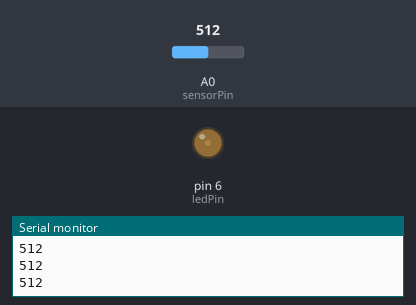
Simulated run of this sketch. Board: Arduino Uno, built with avr-gcc and run on an emulated ATmega328P. Parts: output pins drawn as LEDs (lit = HIGH), the last lines printed to the serial monitor. Inputs (shaded band) come from the test bench; at power-on: A0 (sensorPin) = 512.

Above: at 1.2 s.
1.3 s: A0 (sensorPin) set to 306
At 2.5 s:
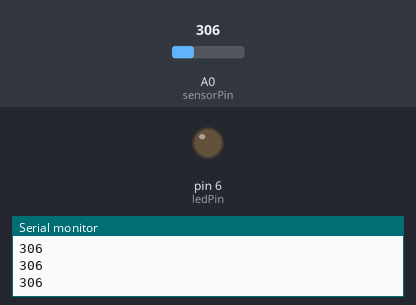
2.8 s: A0 (sensorPin) set to 286
At 3.9 s:
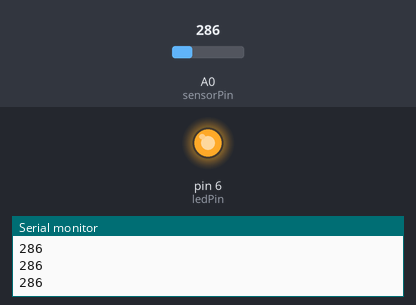
4.3 s: A0 (sensorPin) set to 900
At 5.0 s:
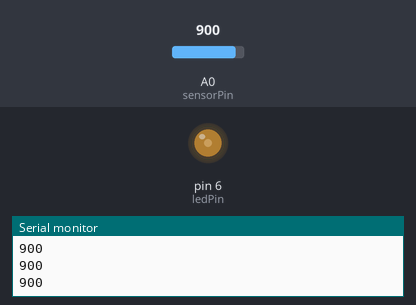
5.8 s: A0 (sensorPin) set to 511
At 6.2 s:
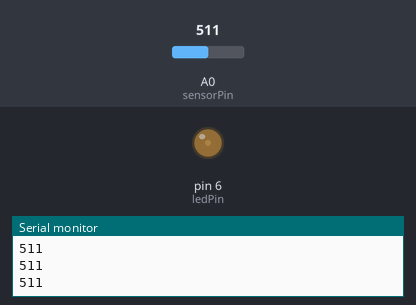
Timing chart, 0 to 8.3 s (numbered marks = the images above; inputs shaded):
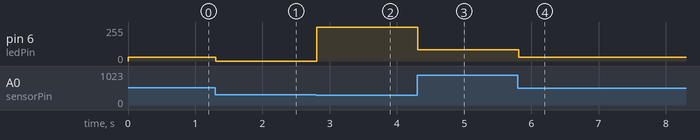

Measured:
- the behaviour switches between 294 and 293 on A0 (sensorPin) (found by bisection; images 1 and 2)
- after the input at 1.3 s, pin 6 (ledPin): 30/255 → 0/255 at once
- after the input at 2.8 s, pin 6 (ledPin): 0/255 → 254/255 at once
- after the input at 4.3 s, pin 6 (ledPin): 254/255 → 85/255 at once
- after the input at 5.8 s, pin 6 (ledPin): 85/255 → 30/255 at once

The sketch:

lightSensor.ino
```cpp
// Configuration variables
const int sensorPin = A0;
const int ledPin = 6;

// Setup variables and serial communication
void setup() {

  Serial.begin(9600);
  pinMode(sensorPin, INPUT);
  pinMode(ledPin, OUTPUT);

}

// Main loop
void loop() {

  int sensorValue = analogRead(sensorPin);
  Serial.println(analogRead(sensorPin));

  analogWrite(ledPin, map(sensorValue, 300, 1000, 0, 100));
  // if (sensorValue < 500) {

  //     digitalWrite(ledPin, HIGH);

  // } else {

  //     digitalWrite(ledPin, LOW);

  // }

}
```
